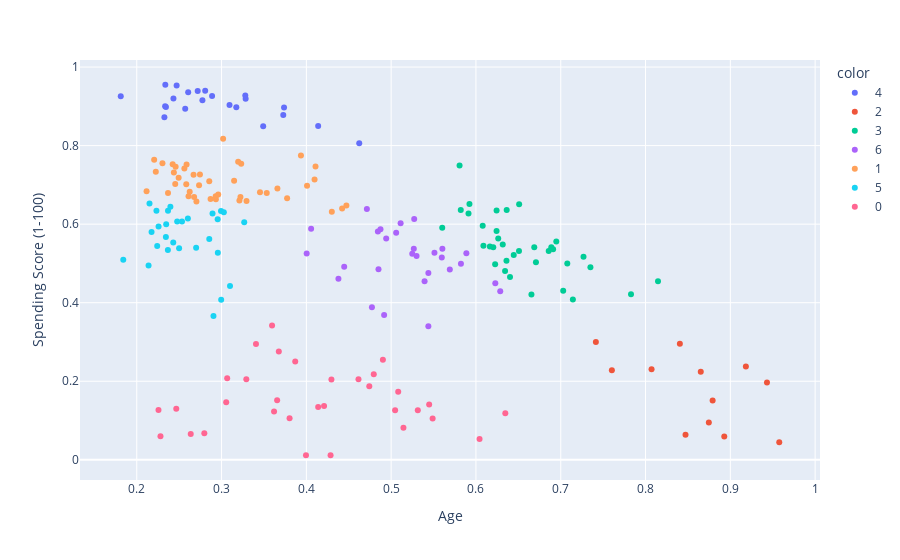

The code cell stored with this chart in its notebook:
### Code cell
px.scatter(df_scaled, x='Age', y='Spending Score (1-100)', color=k_cluster.labels_.astype(str))
